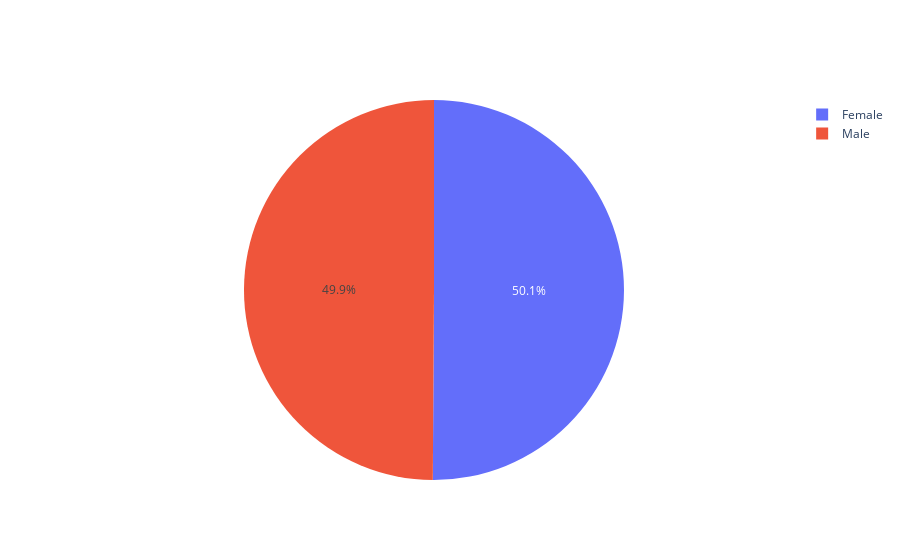

Notebook code for this chart:
### Markdown cell above
### 4.Pie chart of Gender

### Code cell
import plotly.graph_objects as go

labels = dataset.Gender.unique()
values = dataset.Gender.value_counts()

fig = go.Figure(data=[go.Pie(labels=labels, values=values)])
fig.show()

### Figure 1 — Plotly figure (JSON) as saved in the notebook; plotly's stock layout.template omitted (floating-point values rounded to 4 significant figures)
{"data": [{"labels": ["Female", "Male"], "type": "pie", "values": [501, 499]}], "layout": {}}
